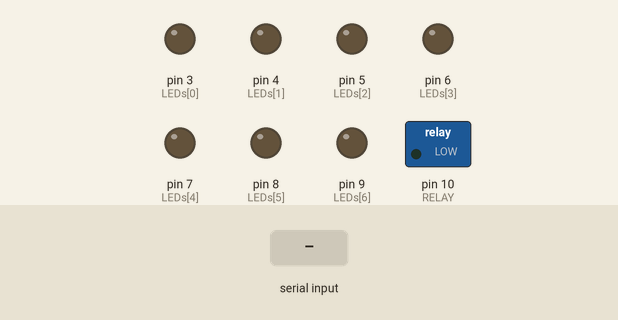
The sketch below on a simulated Arduino Uno, built with avr-gcc and run on an emulated ATmega328P. On the bench: switched loads named in the sketch (green lamp = pin HIGH), output pins drawn as LEDs (lit = HIGH). The inputs (shaded band) are chosen by the test bench.

Above: at 1.2 s.
1.3 s: "1" received over Serial
At 1.9 s:
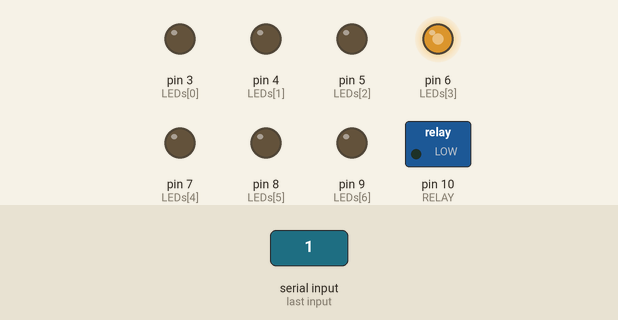
2.8 s: "2" received over Serial
At 3.5 s:
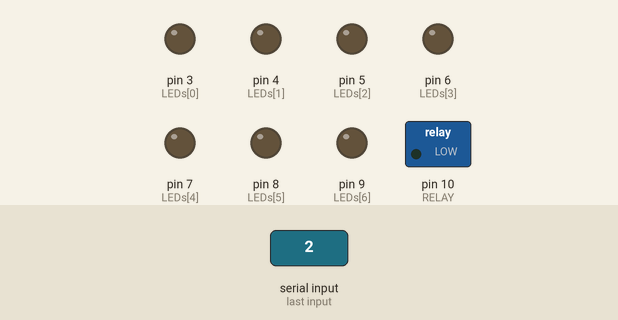
Timing chart, 0 to 5.8 s (numbered marks = the images above; inputs shaded):
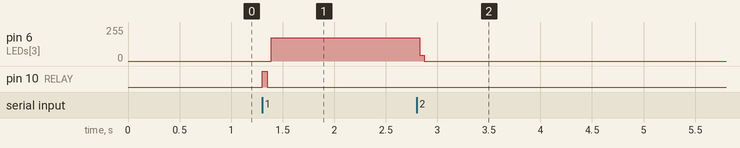

The sketch:

Mouse_Gun.ino
```cpp
#define RELAY 10
#define DELAY 50 // motor çalışma süresi

const int LEDs[7] = {3,4,5,6,7,8,9};
unsigned int counter = 0;


void setup() {
  Serial.begin(9600);

  for(int i=0; i<7; i++){
    pinMode(LEDs[i], OUTPUT);
  }

  pinMode(RELAY,OUTPUT);

}

void loop() {
  digitalWrite(RELAY,LOW);
  LEDs_On(counter);

}

void serialEvent(){
  char inChar = (char)Serial.read(); //Porttan gelen veriyi oku
  if (inChar == '1')                 //Mouse'a tıklandıysa
  {
    digitalWrite(RELAY, HIGH);
    delay(DELAY);                   //Motor çalışma süresi
    counter++;
  }
  else if (inChar == '2')           //Mouse'a tıklanmıyorsa
  {
    if (counter >0) counter--;
  }
}

void LEDs_On(int c)
{
  if (c>6)                          //Tüm LED'led   *******
  {
    for(int i=0;i<7;i++)
      digitalWrite(LEDs[i],HIGH);
  }
  else if (c>4)                     //5 LED         -*****-
  {
    digitalWrite(LEDs[0], LOW);
    digitalWrite(LEDs[6], LOW);
    for(int i=0;i<5;i++)
      digitalWrite(LEDs[i+1], HIGH);
  }
  else if (c>2)                     //3 LED          --***--
  {
    for(int i=0;i<7;i++)
      digitalWrite(LEDs[i],LOW);

    digitalWrite(LEDs[2],HIGH);
    digitalWrite(LEDs[3],HIGH);
    digitalWrite(LEDs[4],HIGH);
  }
  else if (c>0)                      //1 LED          ---*---
  {
    for(int i=0; i<7; i++)
      digitalWrite(LEDs[i],LOW);

    digitalWrite(LEDs[3], HIGH);
  }
  else
  {
    for(int i=0; i<7; i++)          // LED'ler Kapalı -------
      digitalWrite(LEDs[i],LOW);
  }
}
```

Measured:
- after the input at 1.3 s, pin 6 (LEDs[3]): 0/255 → 173/255 after 0.09 s; pin 10 (RELAY): LOW → HIGH at once, → LOW 0.05 s later
- after the input at 2.8 s, pin 6 (LEDs[3]): 173/255 → 0/255 at once
